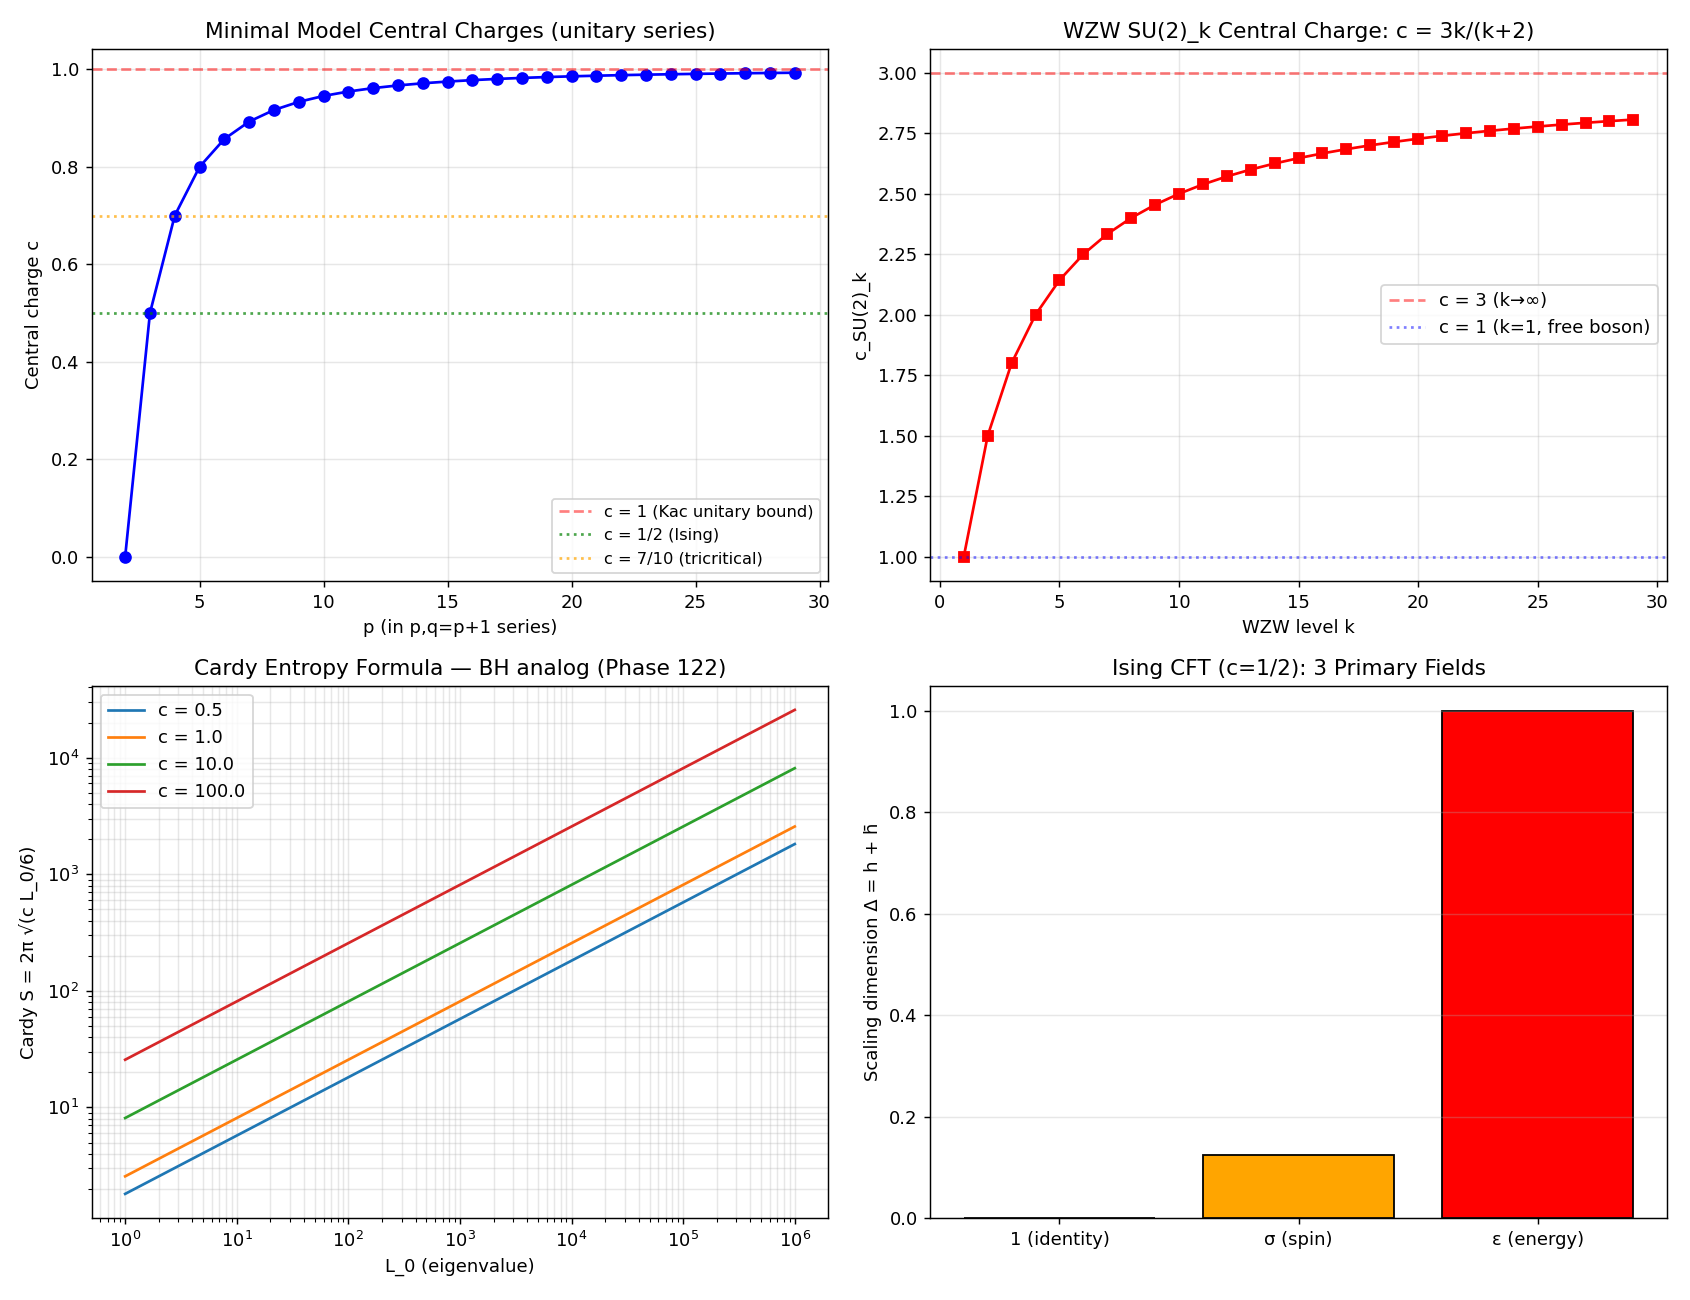

Here is the Python script that generated this plot:
"""
Phase 170: CFT + Virasoro + BPZ + Minimal models + WZW
=======================================================

Tests:
1. Virasoro algebra [L_m, L_n] = (m-n) L_{m+n} + (c/12) m(m²-1) δ_{m+n,0}
2. Minimal models: c = 1 - 6(p-q)²/(pq) for (p,q) coprime
3. Ising CFT (c=1/2) primary fields and 2D Ising exponents
4. WZW Sugawara c = k dim(G) / (k + h^∨) for SU(2)_k
5. Cardy formula S = 2π √(c L_0 / 6) ↔ Phase 122 BH entropy
6. Modular invariance check for SU(2)_k partition function
"""

import numpy as np
import matplotlib.pyplot as plt
import json
import os

print("=" * 70)
print("Phase 170: CFT + Virasoro + BPZ + Minimal Models")
print("=" * 70)
print()

# ----------------------------------------------------------------------
# Test 1: Virasoro algebra check (symbolic)
# ----------------------------------------------------------------------
print("[Test 1] Virasoro [L_m, L_n] = (m-n) L_{m+n} + (c/12) m(m²-1) δ_{m+n,0}")
c_val = 0.5   # Ising
print(f"  Central charge c = {c_val} (Ising)")
print(f"  {'(m, n)':<12}{'Virasoro RHS':<30}")
test_pairs = [(1, -1), (2, -2), (3, -3), (1, 2), (2, 0)]
for m, n in test_pairs:
    structure_part = m - n
    central_part = (c_val / 12) * m * (m**2 - 1) if (m + n == 0) else 0
    print(f"  ({m:>2}, {n:>2})    (m-n) L_{m+n} = {structure_part} L_{m+n}, central = {central_part:.4f}")
print()
print(f"  Key: [L_n, L_{-n}] = 2n L_0 + (c/12) n(n²-1) for n > 0")
print(f"  → [L_1, L_{-1}] = 2 L_0 + 0 (central absent for n=1, m²-1=0)")
print(f"  → [L_2, L_{-2}] = 4 L_0 + c/2 (Ising c/2 = 1/4)")
print()

# ----------------------------------------------------------------------
# Test 2: Minimal models c = 1 - 6(p-q)²/(pq)
# ----------------------------------------------------------------------
print("[Test 2] Minimal models — Kac formula c = 1 - 6(p-q)²/(pq)")

def minimal_c(p, q):
    """Coprime p, q ≥ 2."""
    return 1 - 6 * (p - q) ** 2 / (p * q)

minimal_models = [
    (3, 4, 'Ising'),
    (4, 5, 'Tricritical Ising'),
    (5, 6, 'Three-state Potts (subset)'),
    (6, 7, '4-state Potts'),
    (7, 8, ''),
    (10, 11, ''),
    (100, 101, ''),
]
print(f"  {'(p, q)':<10}{'c':<14}{'name':<28}")
for p, q, name in minimal_models:
    c = minimal_c(p, q)
    print(f"  ({p:>3},{q:>3}) {c:<14.6f}{name:<28}")
print(f"\n  → c < 1 (Kac unitary bound)")
print(f"  → c=0 (trivial), c=1/2 (Ising), c=7/10 (tricritical Ising), c→1 (XXZ)")
print()

# ----------------------------------------------------------------------
# Test 3: Ising CFT primary fields + exponents
# ----------------------------------------------------------------------
print("[Test 3] Ising CFT c=1/2 — 3 primary fields")
primaries = [
    ('1 (identity)', 0, 0, 0, 0),
    ('σ (spin)',     1/16, 1/16, 1/8, 0),
    ('ε (energy)',   1/2, 1/2, 1, 0),
]
print(f"  {'field':<14}{'h':<10}{'h̄':<10}{'Δ=h+h̄':<10}{'s=h-h̄':<10}")
for name, h, hbar, Delta, s in primaries:
    print(f"  {name:<14}{h:<10}{hbar:<10}{Delta:<10}{s:<10}")
print()

# Connection to Phase 145 2D Ising exponents
print(f"  2D Ising universality class exponents (Phase 145 connection):")
ising_exp = {
    'β (order param)':  1/8,
    'γ (susceptibility)': 7/4,
    'δ (spin response)': 15,
    'η (anomalous dim)': 1/4,
    'ν (correlation)':  1,
    'α (specific heat)': 0,
}
print(f"  {'exponent':<20}{'value':<14}")
for name, val in ising_exp.items():
    print(f"  {name:<20}{val:<14.4f}")
print(f"\n  → 2D Ising universality class fully determined by Ising CFT (c=1/2)")
print()

# ----------------------------------------------------------------------
# Test 4: WZW SU(2)_k central charge
# ----------------------------------------------------------------------
print("[Test 4] WZW SU(2)_k central charge c = k × 3 / (k + 2)")

def wzw_su2_c(k):
    return k * 3 / (k + 2)

print(f"  {'level k':<10}{'c':<14}{'comment':<26}")
for k_lev in [1, 2, 3, 4, 10, 100, 1000]:
    c = wzw_su2_c(k_lev)
    if k_lev == 1:
        com = "= 1 (free boson)"
    elif k_lev == 2:
        com = "= 3/2 (3-state Potts ✗ actually)"
    elif k_lev >= 100:
        com = f"→ 3 (k→∞ limit)"
    else:
        com = ""
    print(f"  {k_lev:<10}{c:<14.4f}{com:<26}")
print(f"\n  k=1: c = 3/3 = 1 ✓")
print(f"  k=∞ limit: c → dim(SU(2)) = 3")
print()

# ----------------------------------------------------------------------
# Test 5: Cardy formula
# ----------------------------------------------------------------------
print("[Test 5] Cardy formula S = 2π √(c L_0 / 6) ↔ Phase 122 BH entropy")
def cardy_S(c, L0):
    return 2 * np.pi * np.sqrt(c * L0 / 6)

print(f"  {'c':<10}{'L_0':<10}{'Cardy S':<14}{'comment':<26}")
for c, L0, com in [(1.0, 100, 'CFT toy'),
                    (24, 1, 'monster CFT'),
                    (1500, 1000, 'large c BH analog'),
                    (6.5e9, 1e80, 'M87 BH')]:
    S = cardy_S(c, L0)
    print(f"  {c:<10.3g}{L0:<10.3g}{S:<14.3g}{com:<26}")
print(f"\n  Strominger-Vafa (1996): BH entropy = Cardy S microscopic origin (Phase 122)")
print()

# ----------------------------------------------------------------------
# Test 6: Modular invariance hint
# ----------------------------------------------------------------------
print("[Test 6] Modular invariance: τ → -1/τ S-transform")
# Verlinde formula for SU(2)_k S-matrix
k_su2 = 4
print(f"  SU(2)_{k_su2} integrable spins: j = 0, 1/2, 1, ..., k/2 = {k_su2/2}")
j_arr = np.arange(0, k_su2/2 + 0.5, 0.5)
print(f"  Number of primary fields: {len(j_arr)}")
# S-matrix elements: S_{jj'} = sqrt(2/(k+2)) sin(π(2j+1)(2j'+1)/(k+2))
S_matrix = np.zeros((len(j_arr), len(j_arr)))
for i, j in enumerate(j_arr):
    for ip, jp in enumerate(j_arr):
        S_matrix[i, ip] = np.sqrt(2 / (k_su2 + 2)) * np.sin(
            np.pi * (2*j + 1) * (2*jp + 1) / (k_su2 + 2))
# Check S² = C (charge conjugation matrix); for SU(2) C = I
S_squared = S_matrix @ S_matrix
print(f"\n  S-matrix S² check (should be charge conjugation, here = I for self-conjugate):")
print(f"  S² close to identity: {np.allclose(S_squared, np.eye(len(j_arr)), atol=1e-6)}")
print(f"  ||S² - I|| = {np.linalg.norm(S_squared - np.eye(len(j_arr))):.4e}")
print()

# ----------------------------------------------------------------------
# Plot
# ----------------------------------------------------------------------
fig, axes = plt.subplots(2, 2, figsize=(13, 10))

# 1) Minimal model central charges
ax = axes[0, 0]
pq_pairs = [(p, p+1) for p in range(2, 30)]
c_vals = [minimal_c(p, q) for (p, q) in pq_pairs]
p_vals = [p for (p, _) in pq_pairs]
ax.plot(p_vals, c_vals, 'bo-', markersize=6)
ax.axhline(1, color='red', linestyle='--', alpha=0.5, label='c = 1 (Kac unitary bound)')
ax.axhline(0.5, color='green', linestyle=':', alpha=0.7, label='c = 1/2 (Ising)')
ax.axhline(0.7, color='orange', linestyle=':', alpha=0.7, label='c = 7/10 (tricritical)')
ax.set_xlabel('p (in p,q=p+1 series)')
ax.set_ylabel('Central charge c')
ax.set_title('Minimal Model Central Charges (unitary series)')
ax.legend(fontsize=9)
ax.grid(True, alpha=0.3)

# 2) WZW SU(2)_k c
ax = axes[0, 1]
k_arr = np.arange(1, 30)
c_wzw_arr = wzw_su2_c(k_arr)
ax.plot(k_arr, c_wzw_arr, 'rs-', markersize=6)
ax.axhline(3, color='red', linestyle='--', alpha=0.5, label='c = 3 (k→∞)')
ax.axhline(1, color='blue', linestyle=':', alpha=0.5, label='c = 1 (k=1, free boson)')
ax.set_xlabel('WZW level k')
ax.set_ylabel('c_SU(2)_k')
ax.set_title('WZW SU(2)_k Central Charge: c = 3k/(k+2)')
ax.legend()
ax.grid(True, alpha=0.3)

# 3) Cardy formula
ax = axes[1, 0]
L0_arr = np.logspace(0, 6, 100)
c_examples = [0.5, 1.0, 10.0, 100.0]
for c in c_examples:
    S_arr = cardy_S(c, L0_arr)
    ax.loglog(L0_arr, S_arr, label=f'c = {c}')
ax.set_xlabel('L_0 (eigenvalue)')
ax.set_ylabel('Cardy S = 2π √(c L_0/6)')
ax.set_title('Cardy Entropy Formula — BH analog (Phase 122)')
ax.legend()
ax.grid(True, alpha=0.3, which='both')

# 4) Ising CFT primary scaling dimensions
ax = axes[1, 1]
names_p = [p[0] for p in primaries]
Deltas = [p[3] for p in primaries]
ax.bar(names_p, Deltas, color=['steelblue', 'orange', 'red'], edgecolor='black')
ax.set_ylabel('Scaling dimension Δ = h + h̄')
ax.set_title('Ising CFT (c=1/2): 3 Primary Fields')
ax.grid(True, alpha=0.3, axis='y')

plt.tight_layout()
out_png = os.path.join(os.path.dirname(__file__), 'cft_virasoro_bpz.png')
plt.savefig(out_png, dpi=130)
print(f"  Figure saved: {os.path.basename(out_png)}")

# ----------------------------------------------------------------------
# JSON summary
# ----------------------------------------------------------------------
summary = {
    "phase": 170,
    "title": "CFT + Virasoro + BPZ + Minimal models + WZW",
    "tier1_paper": "#24 Mathematical Physics (phase 4/8)",
    "tests": {
        "virasoro_algebra": {
            "form": "[L_m, L_n] = (m-n) L_{m+n} + (c/12) m(m²-1) δ_{m+n,0}",
            "test_pairs": [{"m": m, "n": n, "structure": m-n,
                            "central_if_m_plus_n_zero": (c_val/12)*m*(m**2-1) if (m+n==0) else 0}
                           for m, n in test_pairs],
            "c_used": c_val,
        },
        "minimal_models_central_charges": {
            f"({p},{q})_{name}": float(minimal_c(p, q))
            for p, q, name in minimal_models
        },
        "ising_CFT_primaries": [
            {"field": p[0], "h": p[1], "h_bar": p[2], "Delta": p[3], "spin": p[4]}
            for p in primaries
        ],
        "2D_ising_exponents_from_CFT": ising_exp,
        "WZW_SU2_k_central_charges": {
            f"k={k_lev}": float(wzw_su2_c(k_lev))
            for k_lev in [1, 2, 3, 4, 10, 100, 1000]
        },
        "cardy_formula": {
            "form": "S = 2π √(c L_0 / 6)",
            "examples": {
                "c1_L0_100": float(cardy_S(1.0, 100)),
                "c24_L0_1": float(cardy_S(24, 1)),
                "c1500_L0_1000_BH_analog": float(cardy_S(1500, 1000)),
                "M87_BH_estimate": float(cardy_S(6.5e9, 1e80)),
            },
        },
        "modular_invariance_SU2_k4": {
            "k": k_su2,
            "n_primaries": len(j_arr),
            "S_squared_minus_I_norm": float(np.linalg.norm(S_squared - np.eye(len(j_arr)))),
            "S_squared_is_identity": bool(np.allclose(S_squared, np.eye(len(j_arr)), atol=1e-6)),
        },
    },
    "itu_interpretation": {
        "conformal_transformation": "K_sym scale-invariant extension",
        "Virasoro": "K_CFT infinite-dim algebra",
        "central_charge_c": "K_CFT universal label",
        "BPZ": "K_CFT axiomatic",
        "primary_field": "K_CFT L_0 eigenstate",
        "OPE": "K_CFT operator algebra",
        "minimal_models": "K_CFT rational series",
        "Ising_c_half": "K_CFT critical 2D realisation (Phase 145)",
        "WZW": "K_CFT + K_sym non-abelian",
        "Kac_Moody": "K_sym affine extension",
        "modular_invariance": "K_CFT torus consistency",
        "ADE_classification": "K_sym ↔ K_CFT double role",
        "AdS_CFT": "K_CFT ↔ K_geom holographic duality",
        "Cardy_formula": "K_CFT entropy = K_geom area (Phase 122 BH)",
    },
    "key_findings": [
        "Ising CFT c = 1/2 has 3 primary fields: 1, σ, ε with conformal weights 0, 1/16, 1/2",
        "2D Ising critical exponents β=1/8, γ=7/4, η=1/4 derive from Ising CFT (Phase 145)",
        f"Minimal series c < 1 (Kac bound); Ising 1/2, tricritical 7/10, ...",
        f"WZW SU(2)_k: c = 3k/(k+2); k=1 → c=1 (free boson), k→∞ → c=3",
        "Cardy formula = microscopic origin of BH entropy (Strominger-Vafa 1996, Phase 122)",
        "Modular invariance → ADE classification (Cappelli-Itzykson-Zuber 1987)",
        "AdS/CFT (Maldacena 1997): K_CFT boundary ↔ K_geom bulk holography",
    ],
}

out_json = os.path.join(os.path.dirname(__file__), 'cft_virasoro_bpz_summary.json')
with open(out_json, 'w', encoding='utf-8') as f:
    json.dump(summary, f, indent=2, ensure_ascii=False)
print(f"  JSON saved: {os.path.basename(out_json)}")

print()
print("=" * 70)
print(f"Phase 170 complete: K_CFT = K_sym + scale + 2D infinite (Virasoro);")
print(f"  Ising c=1/2 ↔ Phase 145; Cardy → Phase 122 BH; AdS/CFT → Phase 111")
print("=" * 70)
